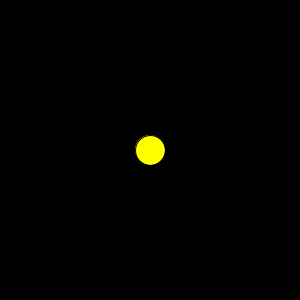
Frame 1 (no input)
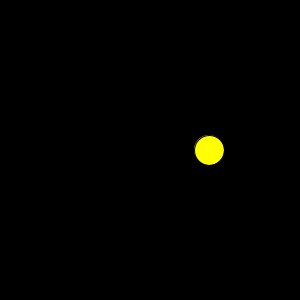
Frame 60 (the mouse pressed at the canvas centre just before this capture)
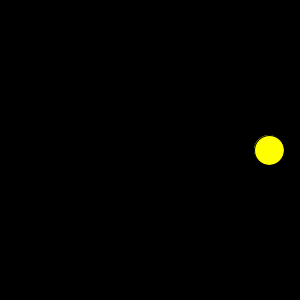
Frame 120 (the mouse held since frame 60 and released just before this capture)

The Processing sketch that drew these frames (run headless with seeded random() and noise(); from frame 60 on, the mouse is pressed at the canvas centre):

// Processing sketch: ex13_02
// ── ex13_02.pde
// 본문 코드: 원 좌우 반사

Circle c;

void setup() {
  size(300, 300);
  c = new Circle();
}

void draw() {
  background(0);
  c.display();
  c.move();
}

// 클래스 코드

class Circle {
  float c, x, y, d, velocity;

  Circle() {
    c = 255;
    x = width/2;
    y = height/2;
    d = 30;
    velocity = 1;
  }

  void display() {
    fill(c, 255, 0);
    ellipse(x, y, d, d);
  }

  void move() {
    x += velocity;
    if (x < 0 || x > width) {
      velocity *= -1;
    }
  }
}
